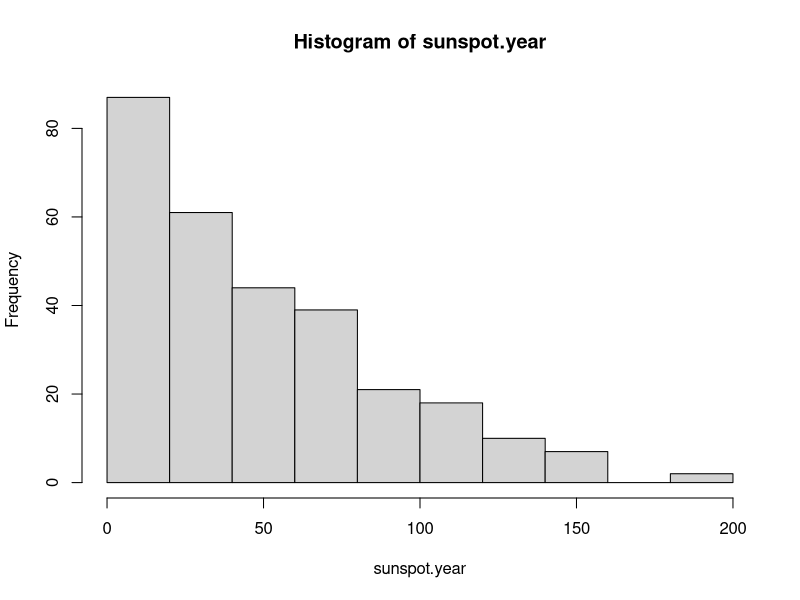
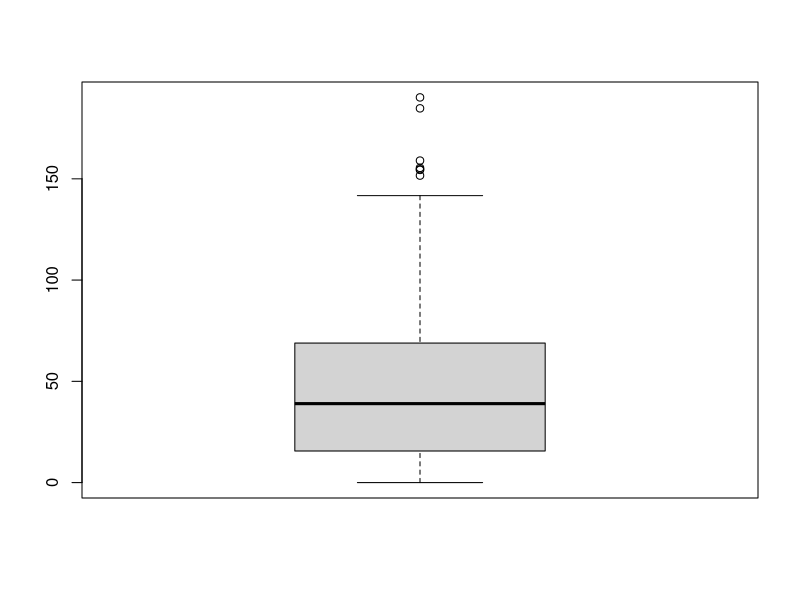
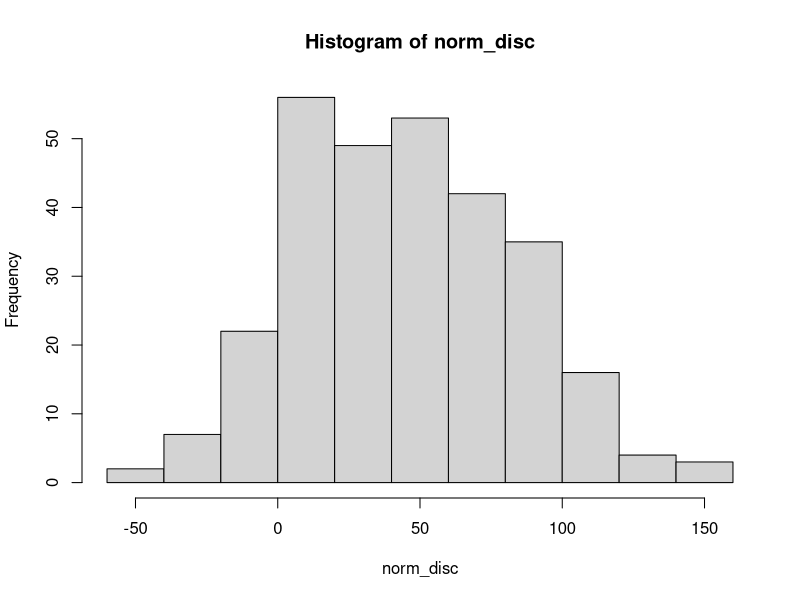
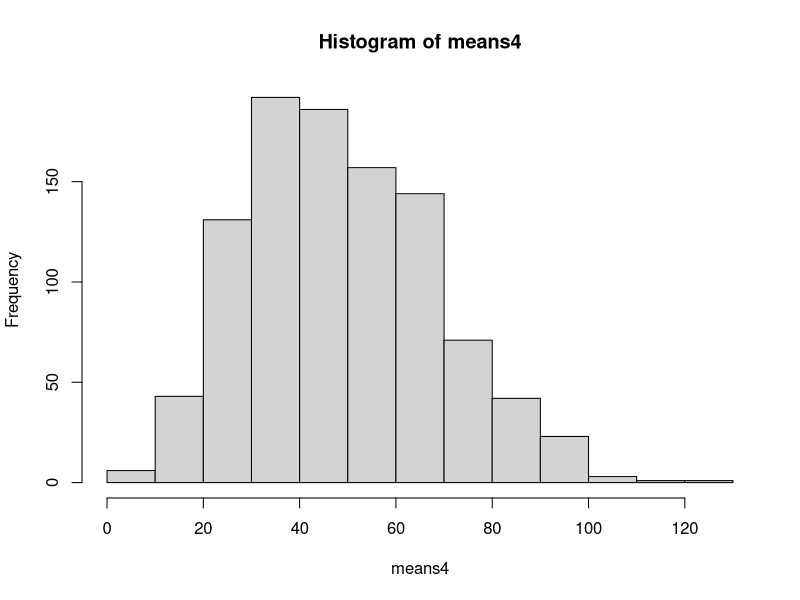
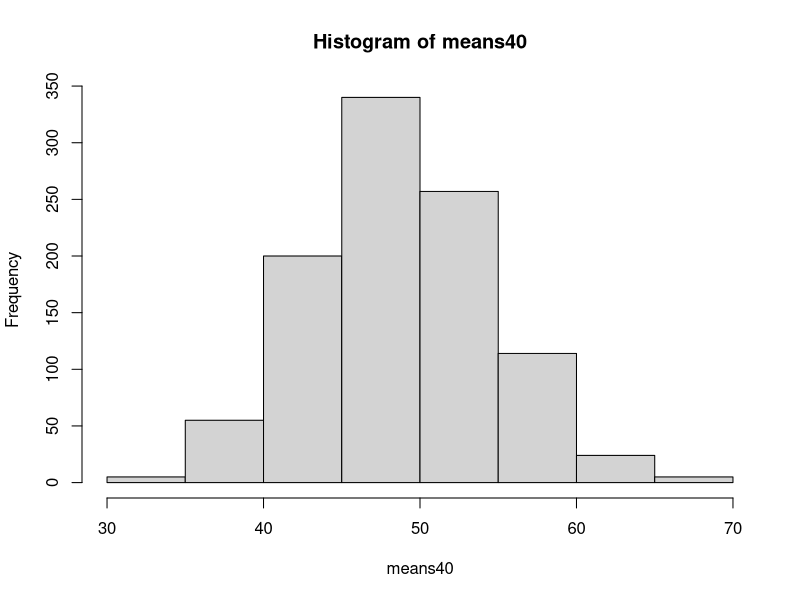

Recreate these plots in R, in order.
### Stats with R class sheet 2


## This class sheet contains the exercises that you will need to complete and 
## submit within the next 60 minutes. Write the code below the questions. 
## If you need to provide a written answer, comment this out using a hashtag (#). 
## Submit your class sheet via cms (one member) and notify your tutor once you are done.

## Please write below all Names and Matriculation numbers of your team members that are present:
## Name: Ankit Khatiwada
## Matriculation number: 7089529
## Name: Bishal Joshi
## Matriculation number: 7079449
## Name: Sonika Acharya
## Matriculation number: 7090131

###############################################################
# Sampling distribution, confidence intervals, and data cleaning
###############################################################

###############################################################
### Exercise 1: Deriving sampling distributions
###############################################################
## In this exercise, we're going to derive sampling distributions for the mean with 
## different sizes.

## a) We will not use data from a normal distribution, but work with the poisson distribution, which is 
### often used for count data. We will use the dataset sunspot.year, please find out what it is about


??sunspot


 ## please run the following line to convert the data into numeric
sunspot.year = as.numeric(sunspot.year)

## b) Take a look at the dataset using the summary() function and histogram and boxplot. 
summary(sunspot.year)
hist(sunspot.year)
boxplot(sunspot.year)
## c) Compare mean and median of the dataset
mean(sunspot.year)
median(sunspot.year)
## mean is 48.61 and median is 39.00
## d) Create a random sample of a normal distribution of equal length (same number of data points) and with the same mean and 
##   standard deviation as the observed dataset (sunspot.year), assign it to norm_disc
norm_disc = rnorm(length(sunspot.year), mean=mean(sunspot.year), sd=sd(sunspot.year))
?sunspot.year
## e) Make a histogram of norm_disc and compare this to the histogram of the original dataset from b
hist(norm_disc)

## f) Describe the differences observed in e
## The original dataset was right skewed and the new sampled dataset is normally distributed

## g) Now, we are going to draw a smaller sample from sunspot.year.
### Use the function sample() to create a sample of four instances from sunspot.year
### assign it to sample4
?sample
sample4 = sample(sunspot.year, 4)
sample4


## h) draw another 2 samples of 4 called sample4b and sample4c
sample4b = sample(sunspot.year, 4)
sample4c = sample(sunspot.year, 4)

## i) calculate the mean of the three samples and store them in the vector means4
means4 = c(mean(sample4), mean(sample4b), mean(sample4c))

## j) Are the values different? Why?
means4
## No the mean is not equal as we are sampling randomly which generates 4 different data  


## k)   In order to draw a distribution of such a sample, we want to calculate the
###   mean of 1000 samples, each of size 4. However, we don't want to repeat 
###   question e and f 1000 times. Use a for loop to draw 1000 samples of size 4
###   and store the mean of each sample in the vector means4.
means4 = c()
for (x in 1:1000) {
  means4 = append(means4, mean(sample(sunspot.year, 4)))
}


## l) Repeat the for-loop in question k, but use a sample size of 40. 
##    Assign this to 'means40' instead of 'means4'.
means40 = c()
for (x in 1:1000) {
  means40 = append(means40, mean(sample(sunspot.year, 40)))
}

## m) Explain in your own words what 'means4' and 'means40' now contain. 
##    How do they differ?

## Mean4 will contain the mean of randomly sampled 4 samples from the distribution. 
## Mean40 will contain the mean of randomly sampled 40 samples from the same distribution.
## Sampling is done 1000 times in each.


## n) Draw histograms of means4 and means40. Describe in what way they differ
hist(means4)
hist(means40)
## Mean 40 is more normally distributed than means4 cause it has more number of samples.

## o) Why do you observe a skew for means4, but not for means40?

## The same reason as we increase the number of data in sampling it moves from the original distribution to the normal distribution. 
## As the original distribution was right skewed, the mean4 is a bit skewed because it has less number of sample, whereas means40 has more number of samples so it is normally distributed
